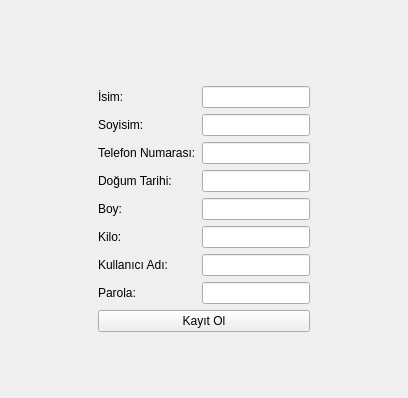
<?xml version="1.0" encoding="UTF-8"?>
<ui version="4.0">
 <class>Form</class>
 <widget class="QWidget" name="Form">
  <property name="geometry">
   <rect>
    <x>0</x>
    <y>0</y>
    <width>408</width>
    <height>398</height>
   </rect>
  </property>
  <property name="minimumSize">
   <size>
    <width>369</width>
    <height>338</height>
   </size>
  </property>
  <property name="maximumSize">
   <size>
    <width>500</width>
    <height>500</height>
   </size>
  </property>
  <property name="windowTitle">
   <string>Form</string>
  </property>
  <property name="styleSheet">
   <string notr="true">#Form{
	background-image: url(:/icons/icons.jpg);
}</string>
  </property>
  <layout class="QGridLayout" name="gridLayout">
   <item row="2" column="1">
    <layout class="QFormLayout" name="formLayout">
     <item row="0" column="0">
      <widget class="QLabel" name="isimlabel">
       <property name="text">
        <string>İsim:</string>
       </property>
      </widget>
     </item>
     <item row="1" column="0">
      <widget class="QLabel" name="soyisimlabel">
       <property name="text">
        <string>Soyisim:</string>
       </property>
      </widget>
     </item>
     <item row="6" column="0">
      <widget class="QLabel" name="kullanicilabel">
       <property name="text">
        <string>Kullanıcı Adı:</string>
       </property>
      </widget>
     </item>
     <item row="7" column="0">
      <widget class="QLabel" name="parolalabel">
       <property name="text">
        <string>Parola:</string>
       </property>
      </widget>
     </item>
     <item row="9" column="0" colspan="2">
      <widget class="QPushButton" name="kayitol">
       <property name="text">
        <string>Kayıt Ol</string>
       </property>
      </widget>
     </item>
     <item row="0" column="1">
      <widget class="QLineEdit" name="isim"/>
     </item>
     <item row="1" column="1">
      <widget class="QLineEdit" name="soyisim"/>
     </item>
     <item row="6" column="1">
      <widget class="QLineEdit" name="kullaniciadi"/>
     </item>
     <item row="7" column="1">
      <widget class="QLineEdit" name="parola"/>
     </item>
     <item row="2" column="0">
      <widget class="QLabel" name="tellabel">
       <property name="text">
        <string>Telefon Numarası:</string>
       </property>
      </widget>
     </item>
     <item row="3" column="0">
      <widget class="QLabel" name="tarihlabel">
       <property name="text">
        <string>Doğum Tarihi:</string>
       </property>
      </widget>
     </item>
     <item row="4" column="0">
      <widget class="QLabel" name="boylabel">
       <property name="text">
        <string>Boy:</string>
       </property>
      </widget>
     </item>
     <item row="5" column="0">
      <widget class="QLabel" name="kilolabel">
       <property name="text">
        <string>Kilo:</string>
       </property>
      </widget>
     </item>
     <item row="2" column="1">
      <widget class="QLineEdit" name="telefon"/>
     </item>
     <item row="3" column="1">
      <widget class="QLineEdit" name="dogumtarih"/>
     </item>
     <item row="4" column="1">
      <widget class="QLineEdit" name="boy"/>
     </item>
     <item row="5" column="1">
      <widget class="QLineEdit" name="kilo"/>
     </item>
    </layout>
   </item>
   <item row="3" column="1">
    <spacer name="verticalSpacer_2">
     <property name="orientation">
      <enum>Qt::Vertical</enum>
     </property>
     <property name="sizeHint" stdset="0">
      <size>
       <width>20</width>
       <height>40</height>
      </size>
     </property>
    </spacer>
   </item>
   <item row="0" column="1">
    <spacer name="verticalSpacer">
     <property name="orientation">
      <enum>Qt::Vertical</enum>
     </property>
     <property name="sizeHint" stdset="0">
      <size>
       <width>20</width>
       <height>40</height>
      </size>
     </property>
    </spacer>
   </item>
   <item row="2" column="0">
    <spacer name="horizontalSpacer_2">
     <property name="orientation">
      <enum>Qt::Horizontal</enum>
     </property>
     <property name="sizeHint" stdset="0">
      <size>
       <width>40</width>
       <height>20</height>
      </size>
     </property>
    </spacer>
   </item>
   <item row="2" column="2">
    <spacer name="horizontalSpacer">
     <property name="orientation">
      <enum>Qt::Horizontal</enum>
     </property>
     <property name="sizeHint" stdset="0">
      <size>
       <width>40</width>
       <height>20</height>
      </size>
     </property>
    </spacer>
   </item>
   <item row="1" column="1">
    <widget class="QLabel" name="bilgilabel">
     <property name="styleSheet">
      <string notr="true">color: rgb(255, 0, 0);
font: 75 10pt &quot;MS Shell Dlg 2&quot;;</string>
     </property>
     <property name="text">
      <string/>
     </property>
    </widget>
   </item>
  </layout>
 </widget>
 <resources/>
 <connections/>
</ui>
